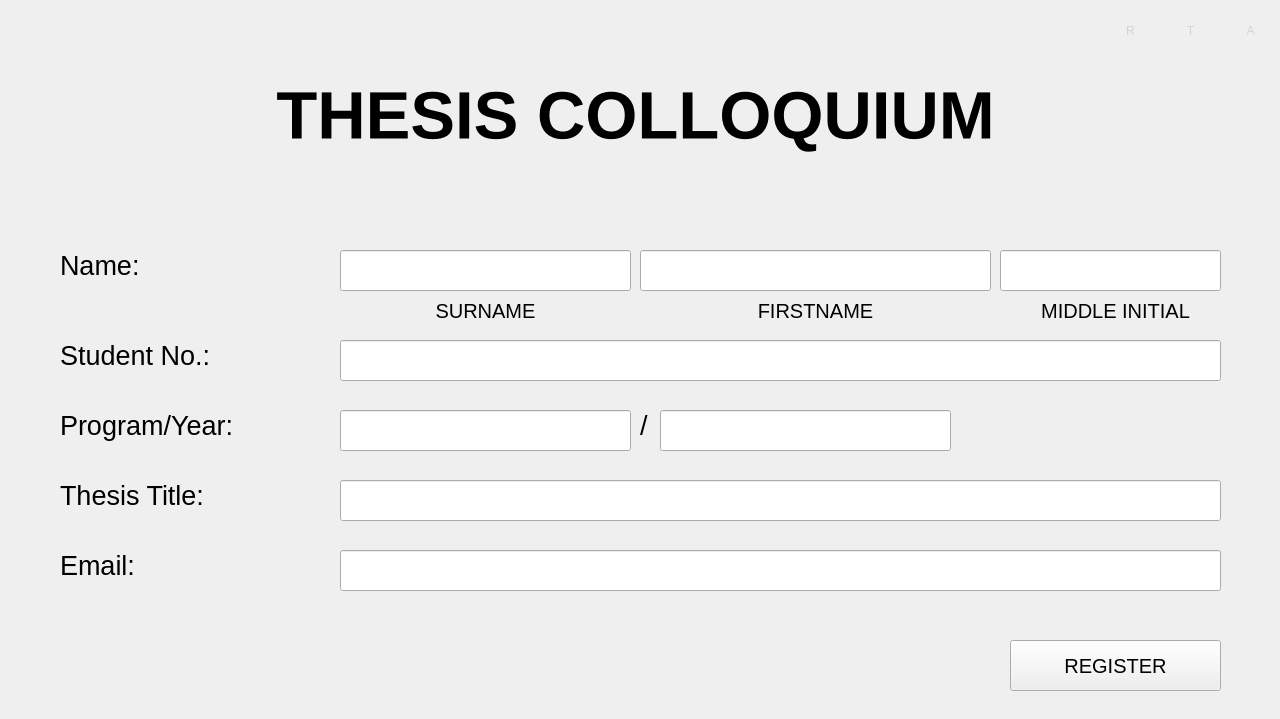
<?xml version="1.0" encoding="UTF-8"?>
<ui version="4.0">
 <class>MainWindow</class>
 <widget class="QMainWindow" name="MainWindow">
  <property name="geometry">
   <rect>
    <x>0</x>
    <y>0</y>
    <width>1280</width>
    <height>719</height>
   </rect>
  </property>
  <property name="windowTitle">
   <string>MainWindow</string>
  </property>
  <widget class="QWidget" name="centralwidget">
   <widget class="QLabel" name="label69">
    <property name="geometry">
     <rect>
      <x>60</x>
      <y>230</y>
      <width>291</width>
      <height>71</height>
     </rect>
    </property>
    <property name="font">
     <font>
      <pointsize>20</pointsize>
     </font>
    </property>
    <property name="text">
     <string>Name:</string>
    </property>
   </widget>
   <widget class="QLabel" name="label_2">
    <property name="geometry">
     <rect>
      <x>60</x>
      <y>320</y>
      <width>291</width>
      <height>71</height>
     </rect>
    </property>
    <property name="font">
     <font>
      <pointsize>20</pointsize>
     </font>
    </property>
    <property name="text">
     <string>Student No.:</string>
    </property>
   </widget>
   <widget class="QLabel" name="label_3">
    <property name="geometry">
     <rect>
      <x>60</x>
      <y>390</y>
      <width>291</width>
      <height>71</height>
     </rect>
    </property>
    <property name="font">
     <font>
      <pointsize>20</pointsize>
     </font>
    </property>
    <property name="text">
     <string>Program/Year:</string>
    </property>
   </widget>
   <widget class="QLabel" name="label_4">
    <property name="geometry">
     <rect>
      <x>60</x>
      <y>460</y>
      <width>291</width>
      <height>71</height>
     </rect>
    </property>
    <property name="font">
     <font>
      <pointsize>20</pointsize>
     </font>
    </property>
    <property name="text">
     <string>Thesis Title:</string>
    </property>
   </widget>
   <widget class="QLineEdit" name="lineEdit">
    <property name="geometry">
     <rect>
      <x>340</x>
      <y>250</y>
      <width>291</width>
      <height>41</height>
     </rect>
    </property>
    <property name="font">
     <font>
      <pointsize>15</pointsize>
     </font>
    </property>
   </widget>
   <widget class="QLineEdit" name="lineEdit_2">
    <property name="geometry">
     <rect>
      <x>340</x>
      <y>340</y>
      <width>881</width>
      <height>41</height>
     </rect>
    </property>
    <property name="font">
     <font>
      <pointsize>15</pointsize>
     </font>
    </property>
   </widget>
   <widget class="QLineEdit" name="lineEdit_3">
    <property name="geometry">
     <rect>
      <x>340</x>
      <y>410</y>
      <width>291</width>
      <height>41</height>
     </rect>
    </property>
    <property name="font">
     <font>
      <pointsize>15</pointsize>
     </font>
    </property>
   </widget>
   <widget class="QLineEdit" name="lineEdit_4">
    <property name="geometry">
     <rect>
      <x>340</x>
      <y>480</y>
      <width>881</width>
      <height>41</height>
     </rect>
    </property>
    <property name="font">
     <font>
      <pointsize>15</pointsize>
     </font>
    </property>
   </widget>
   <widget class="QLabel" name="label_5">
    <property name="geometry">
     <rect>
      <x>70</x>
      <y>60</y>
      <width>1131</width>
      <height>111</height>
     </rect>
    </property>
    <property name="font">
     <font>
      <pointsize>50</pointsize>
      <weight>75</weight>
      <bold>true</bold>
     </font>
    </property>
    <property name="text">
     <string>THESIS COLLOQUIUM</string>
    </property>
    <property name="alignment">
     <set>Qt::AlignCenter</set>
    </property>
   </widget>
   <widget class="QLabel" name="label_6">
    <property name="geometry">
     <rect>
      <x>340</x>
      <y>290</y>
      <width>291</width>
      <height>41</height>
     </rect>
    </property>
    <property name="font">
     <font>
      <pointsize>15</pointsize>
     </font>
    </property>
    <property name="text">
     <string>SURNAME</string>
    </property>
    <property name="alignment">
     <set>Qt::AlignCenter</set>
    </property>
   </widget>
   <widget class="QLineEdit" name="lineEdit_5">
    <property name="geometry">
     <rect>
      <x>640</x>
      <y>250</y>
      <width>351</width>
      <height>41</height>
     </rect>
    </property>
    <property name="font">
     <font>
      <pointsize>15</pointsize>
     </font>
    </property>
   </widget>
   <widget class="QLineEdit" name="lineEdit_6">
    <property name="geometry">
     <rect>
      <x>1000</x>
      <y>250</y>
      <width>221</width>
      <height>41</height>
     </rect>
    </property>
    <property name="font">
     <font>
      <pointsize>15</pointsize>
     </font>
    </property>
   </widget>
   <widget class="QLabel" name="label_7">
    <property name="geometry">
     <rect>
      <x>670</x>
      <y>290</y>
      <width>291</width>
      <height>41</height>
     </rect>
    </property>
    <property name="font">
     <font>
      <pointsize>15</pointsize>
     </font>
    </property>
    <property name="text">
     <string>FIRSTNAME</string>
    </property>
    <property name="alignment">
     <set>Qt::AlignCenter</set>
    </property>
   </widget>
   <widget class="QLabel" name="label_8">
    <property name="geometry">
     <rect>
      <x>970</x>
      <y>290</y>
      <width>291</width>
      <height>41</height>
     </rect>
    </property>
    <property name="font">
     <font>
      <pointsize>15</pointsize>
     </font>
    </property>
    <property name="text">
     <string>MIDDLE INITIAL</string>
    </property>
    <property name="alignment">
     <set>Qt::AlignCenter</set>
    </property>
   </widget>
   <widget class="QPushButton" name="pushButton_2">
    <property name="geometry">
     <rect>
      <x>1010</x>
      <y>640</y>
      <width>211</width>
      <height>51</height>
     </rect>
    </property>
    <property name="font">
     <font>
      <pointsize>15</pointsize>
     </font>
    </property>
    <property name="text">
     <string>REGISTER</string>
    </property>
   </widget>
   <widget class="QLineEdit" name="lineEdit_7">
    <property name="geometry">
     <rect>
      <x>660</x>
      <y>410</y>
      <width>291</width>
      <height>41</height>
     </rect>
    </property>
    <property name="font">
     <font>
      <pointsize>15</pointsize>
     </font>
    </property>
   </widget>
   <widget class="QLabel" name="label_9">
    <property name="geometry">
     <rect>
      <x>640</x>
      <y>390</y>
      <width>16</width>
      <height>71</height>
     </rect>
    </property>
    <property name="font">
     <font>
      <pointsize>20</pointsize>
     </font>
    </property>
    <property name="text">
     <string>/</string>
    </property>
   </widget>
   <widget class="QLabel" name="label_10">
    <property name="geometry">
     <rect>
      <x>60</x>
      <y>530</y>
      <width>291</width>
      <height>71</height>
     </rect>
    </property>
    <property name="font">
     <font>
      <pointsize>20</pointsize>
     </font>
    </property>
    <property name="text">
     <string>Email:</string>
    </property>
   </widget>
   <widget class="QLineEdit" name="lineEdit_8">
    <property name="geometry">
     <rect>
      <x>340</x>
      <y>550</y>
      <width>881</width>
      <height>41</height>
     </rect>
    </property>
    <property name="font">
     <font>
      <pointsize>15</pointsize>
     </font>
    </property>
   </widget>
   <widget class="QLabel" name="label_11">
    <property name="geometry">
     <rect>
      <x>-50</x>
      <y>0</y>
      <width>1331</width>
      <height>720</height>
     </rect>
    </property>
    <property name="text">
     <string/>
    </property>
    <property name="pixmap">
     <pixmap>BG.png</pixmap>
    </property>
    <property name="scaledContents">
     <bool>true</bool>
    </property>
   </widget>
   <widget class="QPushButton" name="pushButton_3">
    <property name="geometry">
     <rect>
      <x>1220</x>
      <y>0</y>
      <width>61</width>
      <height>61</height>
     </rect>
    </property>
    <property name="font">
     <font>
      <pointsize>9</pointsize>
      <weight>50</weight>
      <italic>false</italic>
      <bold>false</bold>
      <underline>false</underline>
     </font>
    </property>
    <property name="focusPolicy">
     <enum>Qt::StrongFocus</enum>
    </property>
    <property name="styleSheet">
     <string notr="true">color: rgb(212, 212, 212);</string>
    </property>
    <property name="text">
     <string>A</string>
    </property>
    <property name="default">
     <bool>false</bool>
    </property>
    <property name="flat">
     <bool>true</bool>
    </property>
   </widget>
   <widget class="QPushButton" name="pushButton_4">
    <property name="geometry">
     <rect>
      <x>1100</x>
      <y>0</y>
      <width>61</width>
      <height>61</height>
     </rect>
    </property>
    <property name="font">
     <font>
      <pointsize>9</pointsize>
      <weight>50</weight>
      <italic>false</italic>
      <bold>false</bold>
      <underline>false</underline>
     </font>
    </property>
    <property name="focusPolicy">
     <enum>Qt::StrongFocus</enum>
    </property>
    <property name="styleSheet">
     <string notr="true">color: rgb(212, 212, 212);</string>
    </property>
    <property name="text">
     <string>R</string>
    </property>
    <property name="default">
     <bool>false</bool>
    </property>
    <property name="flat">
     <bool>true</bool>
    </property>
   </widget>
   <widget class="QPushButton" name="pushButton_5">
    <property name="geometry">
     <rect>
      <x>1160</x>
      <y>0</y>
      <width>61</width>
      <height>61</height>
     </rect>
    </property>
    <property name="font">
     <font>
      <pointsize>9</pointsize>
      <weight>50</weight>
      <italic>false</italic>
      <bold>false</bold>
      <underline>false</underline>
     </font>
    </property>
    <property name="focusPolicy">
     <enum>Qt::StrongFocus</enum>
    </property>
    <property name="styleSheet">
     <string notr="true">color: rgb(212, 212, 212);</string>
    </property>
    <property name="text">
     <string>T</string>
    </property>
    <property name="default">
     <bool>false</bool>
    </property>
    <property name="flat">
     <bool>true</bool>
    </property>
   </widget>
   <zorder>label_11</zorder>
   <zorder>label69</zorder>
   <zorder>label_2</zorder>
   <zorder>label_3</zorder>
   <zorder>label_4</zorder>
   <zorder>lineEdit</zorder>
   <zorder>lineEdit_2</zorder>
   <zorder>lineEdit_3</zorder>
   <zorder>lineEdit_4</zorder>
   <zorder>label_5</zorder>
   <zorder>label_6</zorder>
   <zorder>lineEdit_5</zorder>
   <zorder>lineEdit_6</zorder>
   <zorder>label_7</zorder>
   <zorder>label_8</zorder>
   <zorder>pushButton_2</zorder>
   <zorder>lineEdit_7</zorder>
   <zorder>label_9</zorder>
   <zorder>label_10</zorder>
   <zorder>lineEdit_8</zorder>
   <zorder>pushButton_3</zorder>
   <zorder>pushButton_4</zorder>
   <zorder>pushButton_5</zorder>
  </widget>
 </widget>
 <tabstops>
  <tabstop>lineEdit</tabstop>
  <tabstop>lineEdit_5</tabstop>
  <tabstop>lineEdit_6</tabstop>
  <tabstop>lineEdit_2</tabstop>
  <tabstop>lineEdit_3</tabstop>
  <tabstop>lineEdit_7</tabstop>
  <tabstop>lineEdit_4</tabstop>
  <tabstop>lineEdit_8</tabstop>
  <tabstop>pushButton_2</tabstop>
 </tabstops>
 <resources/>
 <connections/>
</ui>
